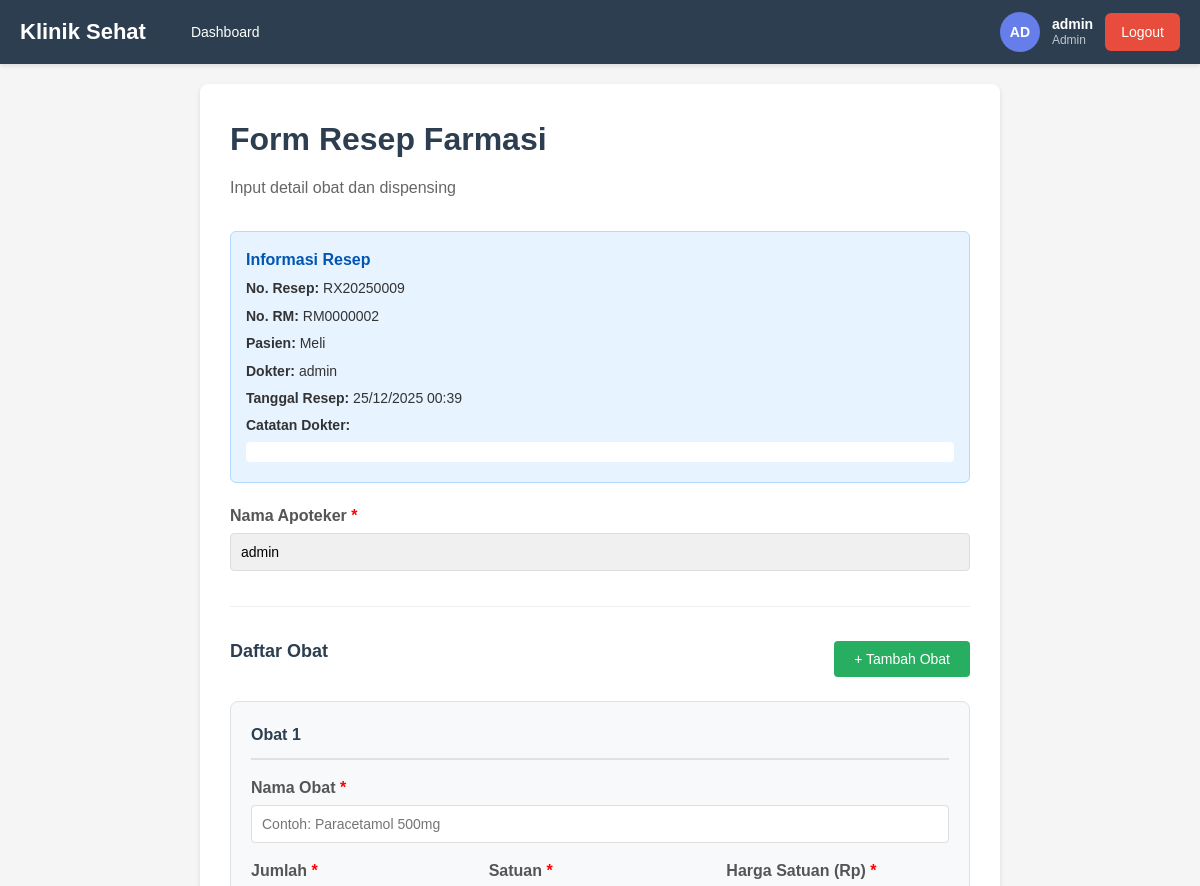
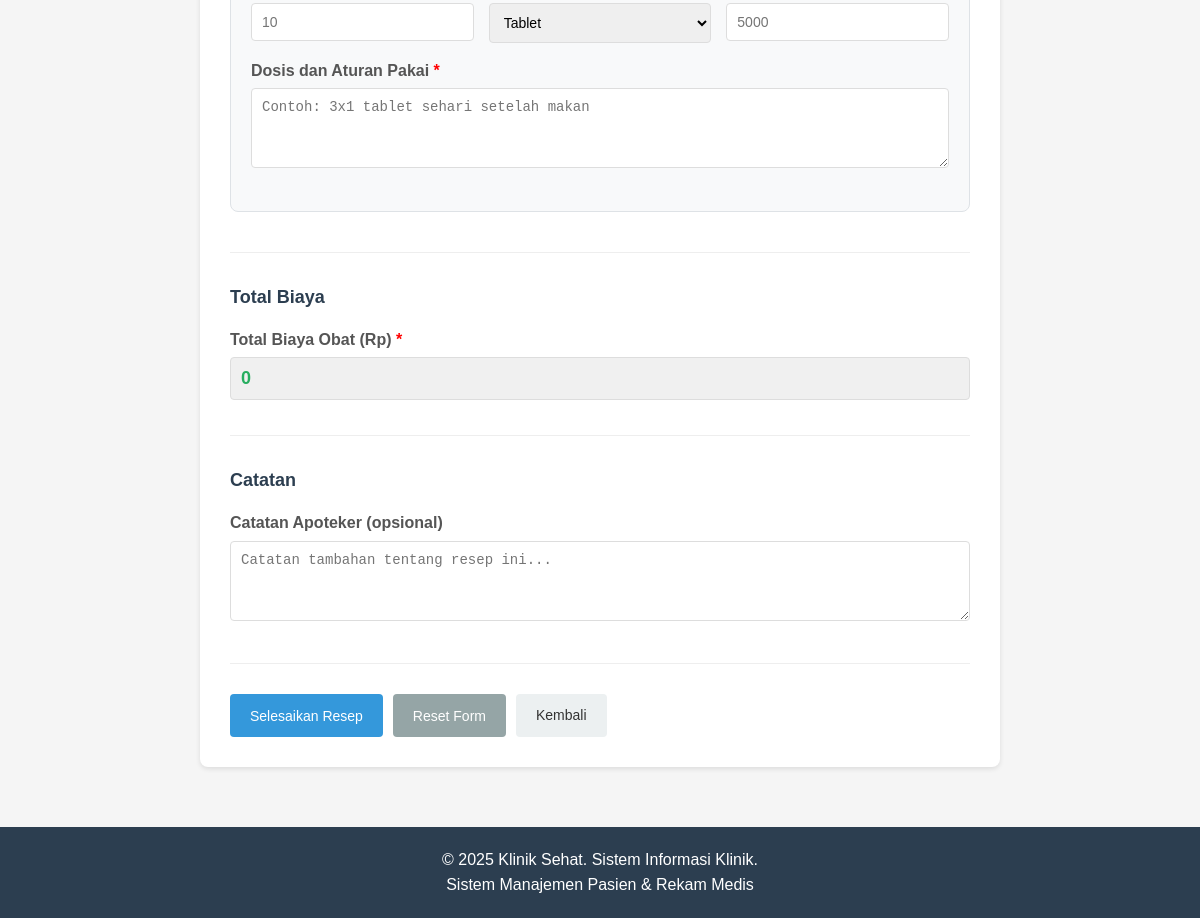
Page /pages/farmasi-proses.php?id=9 (signed in) on the committed database (2 pictures, top to bottom).
### tables this page shows
CREATE TABLE `resep` (
  `id` int(11) NOT NULL AUTO_INCREMENT,
  `no_resep` varchar(20) NOT NULL,
  `pemeriksaan_id` int(11) NOT NULL,
  `no_rm` varchar(20) NOT NULL,
  `dokter_id` int(11) NOT NULL,
  `tanggal_resep` datetime NOT NULL,
  `catatan_resep` text NOT NULL,
  `status` enum('pending','diproses','selesai','dibatalkan') DEFAULT 'pending',
  `biaya` decimal(10,2) DEFAULT 0.00,
  `farmasi_id` int(11) DEFAULT NULL,
  `tanggal_dispensing` datetime DEFAULT NULL,
  `created_at` timestamp NOT NULL DEFAULT current_timestamp(),
  `updated_at` timestamp NOT NULL DEFAULT current_timestamp() ON UPDATE current_timestamp(),
  PRIMARY KEY (`id`),
  UNIQUE KEY `no_resep` (`no_resep`)
);

CREATE TABLE `pasien` (
  `id` int(11) NOT NULL AUTO_INCREMENT,
  `no_rm` varchar(20) NOT NULL,
  `nik` varchar(20) NOT NULL,
  `nama` varchar(100) NOT NULL,
  `tanggal_lahir` date NOT NULL,
  `jenis_kelamin` enum('L','P') NOT NULL,
  `alamat` text NOT NULL,
  `telepon` varchar(20) NOT NULL,
  `user_id` int(11) DEFAULT NULL,
  `created_at` timestamp NOT NULL DEFAULT current_timestamp(),
  `updated_at` timestamp NOT NULL DEFAULT current_timestamp() ON UPDATE current_timestamp(),
  PRIMARY KEY (`id`),
  UNIQUE KEY `no_rm` (`no_rm`),
  UNIQUE KEY `nik` (`nik`),
  KEY `user_id` (`user_id`),
  CONSTRAINT `pasien_ibfk_1` FOREIGN KEY (`user_id`) REFERENCES `users` (`id`) ON DELETE SET NULL
);

CREATE TABLE `users` (
  `id` int(11) NOT NULL AUTO_INCREMENT,
  `username` varchar(50) NOT NULL,
  `password` varchar(255) NOT NULL,
  `nama_lengkap` varchar(100) NOT NULL,
  `email` varchar(100) DEFAULT NULL,
  `role` enum('admin','dokter','pendaftaran','farmasi','laboratorium','kasir','pasien') NOT NULL,
  `status` enum('aktif','nonaktif') DEFAULT 'aktif',
  `created_at` timestamp NOT NULL DEFAULT current_timestamp(),
  `updated_at` timestamp NOT NULL DEFAULT current_timestamp() ON UPDATE current_timestamp(),
  PRIMARY KEY (`id`),
  UNIQUE KEY `username` (`username`)
);

### includes/session.php (called while the page is built, shortened)
<?php
function isLoggedIn() {
    return isset($_SESSION['user_id']) && isset($_SESSION['username']);
}
function getCurrentUser() {
    return [
        'id_user' => $_SESSION['user_id'],
        'username' => $_SESSION['username'],
        'role' => $_SESSION['role'],
        'nama_lengkap' => $_SESSION['nama_lengkap'],
        'email' => $_SESSION['email'] ?? null,
        'no_rm' => $_SESSION['no_rm'] ?? null
    ];
}
?>

### pages/farmasi-proses.php (the view, shortened to what this page needs)
<?php
require_once '../includes/session.php';
$user = getCurrentUser();
$resep_id = $_GET['id'] ?? 0;
$conn = getDBConnection();
$stmt = $conn->prepare("
    SELECT r.*, p.nama as nama_pasien, p.alamat, u.nama_lengkap as nama_dokter
    FROM resep r
    JOIN pasien p ON r.no_rm = p.no_rm
    JOIN users u ON r.dokter_id = u.id
    WHERE r.id = ?
");
$stmt->bind_param("i", $resep_id);
$stmt->execute();
$result = $stmt->get_result();
$resep = $result->fetch_assoc();
?>
<!DOCTYPE html>
<html lang="id">
<head>
    <link rel="stylesheet" href="../css/style.css">
</head>
<body>
    <?php include '../includes/header.php'; ?>
    <div class="container">
        <div class="form-container">
            <h1>Form Resep Farmasi</h1>
            <p class="subtitle">Input detail obat dan dispensing</p>
            <div class="info-box">
                <h3>Informasi Resep</h3>
                <p><strong>No. Resep:</strong> <?php echo htmlspecialchars($resep['no_resep']); ?></p>
                <p><strong>No. RM:</strong> <?php echo htmlspecialchars($resep['no_rm']); ?></p>
                <p><strong>Pasien:</strong> <?php echo htmlspecialchars($resep['nama_pasien']); ?></p>
                <p><strong>Dokter:</strong> <?php echo htmlspecialchars($resep['nama_dokter']); ?></p>
                <p><strong>Tanggal Resep:</strong> <?php echo date('d/m/Y H:i', strtotime($resep['tanggal_resep'])); ?></p>
                <p><strong>Catatan Dokter:</strong></p>
                <p style="white-space: pre-wrap; background: white; padding: 10px; border-radius: 4px; margin-top: 5px;"><?php echo htmlspecialchars($resep['catatan_resep']); ?></p>
            </div>
            <form method="post" action="../handlers/farmasi_process.php" class="medical-form">
                <div class="form-section">
                    <div class="form-group">
                        <label>Nama Apoteker <span class="required">*</span></label>
                        <input type="text" name="apoteker" required value="<?php echo htmlspecialchars($user['nama_lengkap']); ?>" readonly style="background-color: #f0f0f0;">
                    </div>
                </div>
                <div class="form-section">
                    <div class="obat-header">
                        <h2>Daftar Obat</h2>
                        <button type="button" id="tambahObat" class="btn btn-success">+ Tambah Obat</button>
                    </div>
                    <div id="obatContainer">
                        <div class="obat-item">
                            <div class="obat-title">
                                <span>Obat 1</span>
                            </div>
                            <div class="form-group">
                                <label>Nama Obat <span class="required">*</span></label>
                                <input type="text" name="nama_obat[]" required placeholder="Contoh: Paracetamol 500mg">
                            </div>
                            <div class="form-row">
                                <div class="form-group">
                                    <label>Jumlah <span class="required">*</span></label>
                                    <input type="number" name="jumlah[]" required min="1" placeholder="10">
                                </div>
                                <div class="form-group">
                                    <label>Satuan <span class="required">*</span></label>
                                    <select name="satuan[]" required>
                                        <option value="tablet">Tablet</option>
                                    </select>
                                </div>
                                <div class="form-group">
                                    <label>Harga Satuan (Rp) <span class="required">*</span></label>
                                    <input type="number" name="harga[]" required min="0" placeholder="5000" class="harga-input">
                                </div>
                            </div>
                            <div class="form-group">
                                <label>Dosis dan Aturan Pakai <span class="required">*</span></label>
                                <textarea name="dosis[]" required rows="2" placeholder="Contoh: 3x1 tablet sehari setelah makan"></textarea>
                            </div>
                        </div>
                    </div>
                </div>
                <div class="form-section">
                    <h2>Total Biaya</h2>
                    <div class="form-group">
                        <label>Total Biaya Obat (Rp) <span class="required">*</span></label>
                        <input type="number" name="total_biaya" id="totalBiaya" required min="0" readonly style="background-color: #f0f0f0; font-size: 18px; font-weight: 600; color: #27ae60;">
                    </div>
                </div>
                <div class="form-section">
                    <h2>Catatan</h2>
                    <div class="form-group">
                        <label>Catatan Apoteker (opsional)</label>
                        <textarea name="catatan_apoteker" rows="3" placeholder="Catatan tambahan tentang resep ini..."></textarea>
                    </div>
                </div>
                <div class="form-actions">
                    <button type="submit" class="btn btn-primary">Selesaikan Resep</button>
                    <button type="reset" class="btn btn-secondary">Reset Form</button>
                    <a href="farmasi.php" class="btn btn-light">Kembali</a>
                </div>
            </form>
        </div>
    </div>
    <?php include '../includes/footer.php'; ?>
</body>
</html>

### css/style.css (style rules this page uses)
* { margin: 0; padding: 0; box-sizing: border-box; }
body { font-family: Arial, sans-serif; background-color: #f5f5f5; color: #333; line-height: 1.6; }
.container { max-width: 1200px; margin: 0 auto; padding: 20px; }
.form-group { margin-bottom: 15px; }
.form-group label { display: block; margin-bottom: 5px; font-weight: bold; color: #555; }
.form-group input, .form-group textarea, .form-group select { width: 100%; padding: 10px; border: 1px solid #ddd; border-radius: 4px; font-size: 14px; }
.form-group textarea { resize: vertical; min-height: 80px; }
.required { color: red; }
.btn { padding: 10px 20px; border: none; border-radius: 4px; cursor: pointer; font-size: 14px; text-decoration: none; display: inline-block; }
.btn-primary { background-color: #3498db; color: white; }
.btn-secondary { background-color: #95a5a6; color: white; }
.btn-success { background-color: #27ae60; color: white; }
.btn-light { background-color: #ecf0f1; color: #333; }
.form-container { background: white; padding: 30px; border-radius: 8px; box-shadow: 0 2px 5px rgba(0,0,0,0.1); max-width: 800px; margin: 0 auto; }
.form-container h1 { color: #2c3e50; margin-bottom: 10px; }
.subtitle { color: #666; margin-bottom: 30px; }
.form-section { margin-bottom: 30px; padding-bottom: 20px; border-bottom: 1px solid #eee; }
.form-section h2 { color: #2c3e50; font-size: 18px; margin-bottom: 15px; }
.form-row { display: grid; grid-template-columns: repeat(auto-fit, minmax(200px, 1fr)); gap: 15px; }
.form-actions { display: flex; gap: 10px; margin-top: 20px; }
.obat-header { display: flex; justify-content: space-between; align-items: center; margin-bottom: 15px; }
.obat-item { background-color: #f8f9fa; padding: 20px; border-radius: 4px; margin-bottom: 15px; border: 1px solid #ddd; }
.obat-title { display: flex; justify-content: space-between; align-items: center; margin-bottom: 15px; font-weight: bold; }

### pages/farmasi-proses.php (style rules this page uses)
body { min-height: 100vh; display: flex; flex-direction: column; }
.container { flex: 1; }
.form-container { min-width: 800px; max-width: 1200px; margin: 0 auto; }
.obat-header { display: flex; justify-content: space-between; align-items: center; margin-bottom: 20px; }
.obat-item { background: #f8f9fa; border: 1px solid #dee2e6; border-radius: 8px; padding: 20px; margin-bottom: 20px; }
.obat-title { display: flex; justify-content: space-between; align-items: center; margin-bottom: 15px; padding-bottom: 10px; border-bottom: 2px solid #dee2e6; }
.obat-title span { font-weight: 600; font-size: 16px; color: #2c3e50; }
.btn-success { background: #27ae60; color: white; }
.info-box { background: #e7f3ff; border: 1px solid #b3d9ff; padding: 15px; border-radius: 6px; margin-bottom: 20px; }
.info-box h3 { margin-top: 0; color: #0056b3; font-size: 16px; }
.info-box p { margin: 5px 0; font-size: 14px; }

### rows in the picture
resep: no_resep "RX20250009", no_rm "RM0000002", pasien.nama "Meli", users.nama_lengkap "admin", tanggal_resep "25/12/2025 00:39", apoteker "admin"

### other values in the picture
$initial "AD"
$nama_lengkap "admin"
$_SESSION['role'] "Admin"
